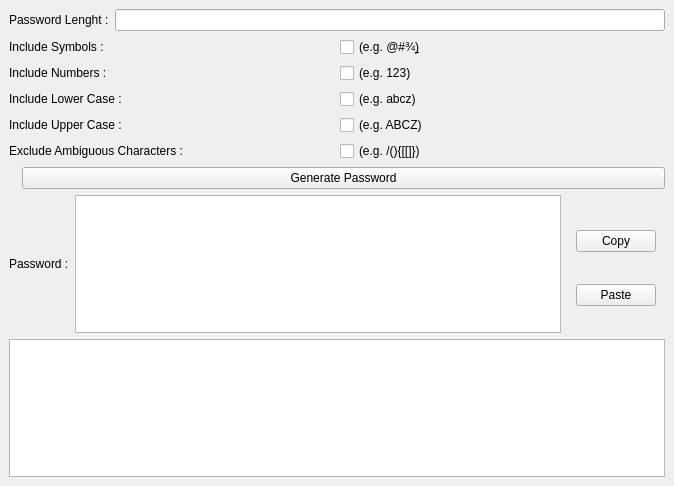
<?xml version="1.0" encoding="UTF-8"?>
<ui version="4.0">
 <class>MainWindow</class>
 <widget class="QMainWindow" name="MainWindow">
  <property name="geometry">
   <rect>
    <x>0</x>
    <y>0</y>
    <width>674</width>
    <height>486</height>
   </rect>
  </property>
  <property name="windowTitle">
   <string>MainWindow</string>
  </property>
  <widget class="QWidget" name="centralwidget">
   <layout class="QGridLayout" name="gridLayout_2">
    <item row="0" column="0">
     <layout class="QGridLayout" name="gridLayout">
      <item row="0" column="0">
       <layout class="QHBoxLayout" name="horizontalLayout">
        <item>
         <widget class="QLabel" name="label_lenght">
          <property name="sizePolicy">
           <sizepolicy hsizetype="Preferred" vsizetype="MinimumExpanding">
            <horstretch>0</horstretch>
            <verstretch>0</verstretch>
           </sizepolicy>
          </property>
          <property name="text">
           <string>Password Lenght :</string>
          </property>
         </widget>
        </item>
        <item>
         <widget class="QLineEdit" name="lineEdit">
          <property name="sizePolicy">
           <sizepolicy hsizetype="MinimumExpanding" vsizetype="Maximum">
            <horstretch>0</horstretch>
            <verstretch>0</verstretch>
           </sizepolicy>
          </property>
         </widget>
        </item>
       </layout>
      </item>
      <item row="3" column="0">
       <layout class="QHBoxLayout" name="horizontalLayout_4">
        <item>
         <widget class="QLabel" name="label_lowerCase">
          <property name="sizePolicy">
           <sizepolicy hsizetype="Preferred" vsizetype="MinimumExpanding">
            <horstretch>0</horstretch>
            <verstretch>0</verstretch>
           </sizepolicy>
          </property>
          <property name="text">
           <string>Include Lower Case :</string>
          </property>
         </widget>
        </item>
        <item>
         <widget class="QCheckBox" name="checkBox_lowerCase">
          <property name="sizePolicy">
           <sizepolicy hsizetype="Preferred" vsizetype="MinimumExpanding">
            <horstretch>0</horstretch>
            <verstretch>0</verstretch>
           </sizepolicy>
          </property>
          <property name="text">
           <string>(e.g. abcz)</string>
          </property>
         </widget>
        </item>
       </layout>
      </item>
      <item row="5" column="0">
       <layout class="QHBoxLayout" name="horizontalLayout_6">
        <item>
         <widget class="QLabel" name="label_ambiguous">
          <property name="sizePolicy">
           <sizepolicy hsizetype="Preferred" vsizetype="MinimumExpanding">
            <horstretch>0</horstretch>
            <verstretch>0</verstretch>
           </sizepolicy>
          </property>
          <property name="text">
           <string>Exclude Ambiguous Characters :</string>
          </property>
         </widget>
        </item>
        <item>
         <widget class="QCheckBox" name="checkBox_ambiguous">
          <property name="sizePolicy">
           <sizepolicy hsizetype="Preferred" vsizetype="MinimumExpanding">
            <horstretch>0</horstretch>
            <verstretch>0</verstretch>
           </sizepolicy>
          </property>
          <property name="text">
           <string>(e.g. /(){[[]})</string>
          </property>
         </widget>
        </item>
       </layout>
      </item>
      <item row="7" column="0">
       <layout class="QHBoxLayout" name="horizontalLayout_8">
        <item>
         <widget class="QLabel" name="label_password">
          <property name="text">
           <string>Password :</string>
          </property>
         </widget>
        </item>
        <item>
         <widget class="QTextEdit" name="textEdit_password"/>
        </item>
        <item>
         <layout class="QVBoxLayout" name="verticalLayout_3">
          <property name="leftMargin">
           <number>9</number>
          </property>
          <property name="topMargin">
           <number>9</number>
          </property>
          <property name="rightMargin">
           <number>9</number>
          </property>
          <item>
           <widget class="QPushButton" name="pushButto_copy">
            <property name="text">
             <string>Copy</string>
            </property>
           </widget>
          </item>
          <item>
           <widget class="QPushButton" name="pushButton">
            <property name="text">
             <string>Paste</string>
            </property>
           </widget>
          </item>
         </layout>
        </item>
       </layout>
      </item>
      <item row="2" column="0">
       <layout class="QHBoxLayout" name="horizontalLayout_3">
        <item>
         <widget class="QLabel" name="label_numbers">
          <property name="sizePolicy">
           <sizepolicy hsizetype="Preferred" vsizetype="MinimumExpanding">
            <horstretch>0</horstretch>
            <verstretch>0</verstretch>
           </sizepolicy>
          </property>
          <property name="text">
           <string>Include Numbers :</string>
          </property>
         </widget>
        </item>
        <item>
         <widget class="QCheckBox" name="checkBox_numbers">
          <property name="sizePolicy">
           <sizepolicy hsizetype="Preferred" vsizetype="MinimumExpanding">
            <horstretch>0</horstretch>
            <verstretch>0</verstretch>
           </sizepolicy>
          </property>
          <property name="text">
           <string>(e.g. 123)</string>
          </property>
         </widget>
        </item>
       </layout>
      </item>
      <item row="1" column="0">
       <layout class="QHBoxLayout" name="horizontalLayout_2">
        <item>
         <widget class="QLabel" name="label_symbols">
          <property name="sizePolicy">
           <sizepolicy hsizetype="Preferred" vsizetype="MinimumExpanding">
            <horstretch>0</horstretch>
            <verstretch>0</verstretch>
           </sizepolicy>
          </property>
          <property name="text">
           <string>Include Symbols :</string>
          </property>
         </widget>
        </item>
        <item>
         <widget class="QCheckBox" name="checkBox_symbols">
          <property name="sizePolicy">
           <sizepolicy hsizetype="Preferred" vsizetype="MinimumExpanding">
            <horstretch>0</horstretch>
            <verstretch>0</verstretch>
           </sizepolicy>
          </property>
          <property name="text">
           <string>(e.g. @#¾&amp;)</string>
          </property>
         </widget>
        </item>
       </layout>
      </item>
      <item row="6" column="0">
       <layout class="QHBoxLayout" name="horizontalLayout_7">
        <item>
         <widget class="QLabel" name="label_empty">
          <property name="sizePolicy">
           <sizepolicy hsizetype="Preferred" vsizetype="Maximum">
            <horstretch>0</horstretch>
            <verstretch>0</verstretch>
           </sizepolicy>
          </property>
          <property name="text">
           <string/>
          </property>
         </widget>
        </item>
        <item>
         <widget class="QPushButton" name="pushButton_generate">
          <property name="sizePolicy">
           <sizepolicy hsizetype="Preferred" vsizetype="MinimumExpanding">
            <horstretch>1</horstretch>
            <verstretch>0</verstretch>
           </sizepolicy>
          </property>
          <property name="cursor">
           <cursorShape>PointingHandCursor</cursorShape>
          </property>
          <property name="mouseTracking">
           <bool>false</bool>
          </property>
          <property name="contextMenuPolicy">
           <enum>Qt::PreventContextMenu</enum>
          </property>
          <property name="layoutDirection">
           <enum>Qt::LeftToRight</enum>
          </property>
          <property name="autoFillBackground">
           <bool>true</bool>
          </property>
          <property name="text">
           <string>Generate Password</string>
          </property>
         </widget>
        </item>
       </layout>
      </item>
      <item row="4" column="0">
       <layout class="QHBoxLayout" name="horizontalLayout_5">
        <item>
         <widget class="QLabel" name="label_upperCase">
          <property name="sizePolicy">
           <sizepolicy hsizetype="Preferred" vsizetype="MinimumExpanding">
            <horstretch>0</horstretch>
            <verstretch>0</verstretch>
           </sizepolicy>
          </property>
          <property name="text">
           <string>Include Upper Case :</string>
          </property>
         </widget>
        </item>
        <item>
         <widget class="QCheckBox" name="checkBox_upperCase">
          <property name="sizePolicy">
           <sizepolicy hsizetype="Preferred" vsizetype="MinimumExpanding">
            <horstretch>0</horstretch>
            <verstretch>0</verstretch>
           </sizepolicy>
          </property>
          <property name="text">
           <string>(e.g. ABCZ)</string>
          </property>
         </widget>
        </item>
       </layout>
      </item>
      <item row="8" column="0">
       <widget class="QTextEdit" name="textEdit_list"/>
      </item>
     </layout>
    </item>
   </layout>
  </widget>
 </widget>
 <resources/>
 <connections/>
</ui>
